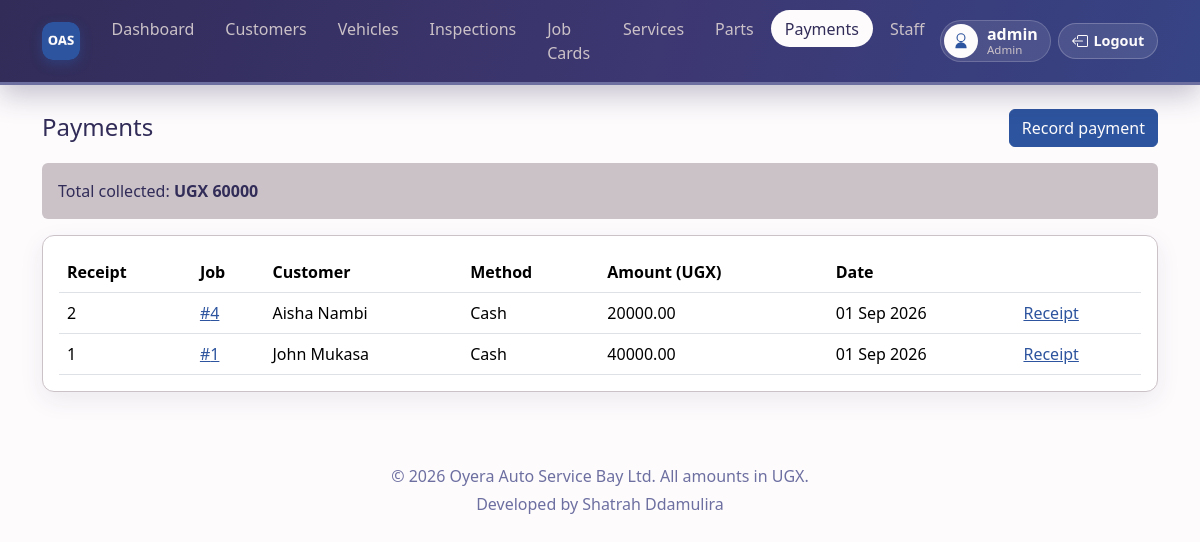
/payments/ (signed in), run on the app's committed database.
### payments/models.py (models this page shows, shortened)
class Payment(models.Model):
    payment_id = models.AutoField(primary_key=True)
    order = models.OneToOneField(Order, on_delete=models.RESTRICT)
    payment_status = models.CharField(
        max_length=20,
        choices=[('Paid', 'Paid'), ('Pending', 'Pending')],
        default='Paid',
    )
    payment_method = models.CharField(
        max_length=10,
        choices=[('Cash', 'Cash'), ('Card', 'Card')],
        default='Cash',
    )
    amount_paid = models.DecimalField(max_digits=20, decimal_places=2)
    paid_at = models.DateTimeField(auto_now_add=True)
    comment = models.TextField(blank=True, null=True)

### orders/models.py (models this page shows, shortened)
class Order(models.Model):
    STATUS_CHOICES = [
        ('Pending', 'Pending'),
        ('In Progress', 'In Progress'),
        ('Completed', 'Completed'),
    ]
    order_id = models.AutoField(primary_key=True)
    vehicle = models.ForeignKey(Vehicle, on_delete=models.CASCADE)
    role = models.ManyToManyField(Role, blank=True)
    technicians = models.ManyToManyField(Employee, blank=True)
    service = models.ManyToManyField('services.Service', blank=True)
    description = models.TextField(blank=True)
    status = models.CharField(max_length=20, choices=STATUS_CHOICES, default='Pending')
    created_at = models.DateTimeField(auto_now_add=True)

class Vehicle(models.Model):
    SIZE_CHOICES = [
        ('Heavy', 'Heavy'),
        ('Commercial', 'Commercial'),
        ('Small', 'Small'),
    ]
    vehicle_id = models.AutoField(primary_key=True)
    customer = models.ForeignKey(Customer, on_delete=models.CASCADE)
    size = models.CharField(max_length=20, choices=SIZE_CHOICES)
    car_model = models.CharField(max_length=50, blank=True)
    number_plate = models.CharField(max_length=20)

class Customer(models.Model):
    customer_id = models.AutoField(primary_key=True)
    customer_name = models.CharField(max_length=80)
    customer_email = models.EmailField(max_length=80, unique=True)
    phone_number = models.CharField(max_length=15)

### payments/views.py (the view)
# urls.py: path('', views.payment_list, name='payment_list'),
@role_required(ADMIN, SENIOR, TECHNICIAN)
def payment_list(request):
    payments = Payment.objects.select_related('order', 'order__vehicle', 'order__vehicle__customer').order_by('-paid_at')
    employee = getattr(request.user, 'employee', None)
    if user_role(request.user) == TECHNICIAN and employee:
        payments = payments.filter(order__technicians=employee)
    total = payments.aggregate(total=Sum('amount_paid'))['total'] or 0
    return render(request, 'payments.html', {'payments': payments, 'total': total})

### employees/access.py (called while the page is built)
def user_role(user):
    if not user.is_authenticated:
        return None
    if user.is_superuser:
        return ADMIN
    employee = getattr(user, 'employee', None)
    if employee:
        return employee.job_role
    return None

def role_required(*roles):
    def decorator(view_func):
        @login_required
        @wraps(view_func)
        def wrapped(request, *args, **kwargs):
            if user_role(request.user) not in roles:
                messages.error(request, 'You are not allowed to open that page.')
                return redirect('home')
            return view_func(request, *args, **kwargs)
        return wrapped
    return decorator

### payments/templates/payments.html (shortened to what this page needs)
{% extends "base.html" %}
{% block content %}
<div class="d-flex justify-content-between align-items-center mb-3">
    <h1 class="h4 mb-0">{% if is_technician %}Client receipts{% else %}Payments{% endif %}</h1>
    {% if can_manage_payments %}
    <a href="{% url 'payment_add' %}" class="btn btn-bay">Record payment</a>
    {% endif %}
</div>
<div class="alert alert-dark">Total collected: <strong>UGX {{ total }}</strong></div>
<div class="page-card p-3">
    <table class="table mb-0">
        <thead>
            <tr>
                <th>Receipt</th>
                <th>Job</th>
                <th>Customer</th>
                <th>Method</th>
                <th>Amount (UGX)</th>
                <th>Date</th>
                <th></th>
            </tr>
        </thead>
        <tbody>
            {% for payment in payments %}
            <tr data-href="{% url 'receipt_view' payment.payment_id %}">
                <td>{{ payment.payment_id }}</td>
                <td><a href="{% url 'order_detail' payment.order.order_id %}">#{{ payment.order.order_id }}</a></td>
                <td>{{ payment.order.vehicle.customer.customer_name }}</td>
                <td>{{ payment.payment_method }}</td>
                <td>{{ payment.amount_paid }}</td>
                <td>{{ payment.paid_at|date:"d M Y" }}</td>
                <td><a href="{% url 'receipt_view' payment.payment_id %}">Receipt</a></td>
            </tr>
            {% endfor %}
        </tbody>
    </table>
</div>
{% endblock %}

### oas/templates/base.html (shortened to what this page needs)
{% load static %}
<!DOCTYPE html>
<html lang="en">
<head>
    <link href="https://cdn.jsdelivr.net/npm/bootstrap@5.3.3/dist/css/bootstrap.min.css" rel="stylesheet">
</head>
<body class="{% block body_class %}{% endblock %}">
{% if user.is_authenticated %}
{% with url_name=request.resolver_match.url_name|default:'' %}
<nav class="navbar navbar-expand-lg navbar-dark sticky-top app-nav mb-4">
    <div class="container">
        <a class="navbar-brand d-flex align-items-center" href="{% url 'home' %}" title="OAS Bay">
            <img src="{% static 'employees/logo.png' %}" alt="OAS Bay" class="brand-mark" width="38" height="38">
        </a>
        <div class="d-flex align-items-center order-lg-3 ms-auto ms-lg-0">
            <div class="profile-chip" title="{{ profile_name }}">
                <span class="profile-icon" aria-hidden="true">
                    <svg xmlns="http://www.w3.org/2000/svg" width="18" height="18" fill="currentColor" viewBox="0 0 16 16">
                        <path d="M8 8a3 3 0 1 0 0-6 3 3 0 0 0 0 6m4-3a4 4 0 1 1-8 0 4 4 0 0 1 8 0M8 9a5 5 0 0 0-5 5 .5.5 0 0 0 .5.5h9a.5.5 0 0 0 .5-.5 5 5 0 0 0-5-5"/>
                    </svg>
                </span>
                <span class="d-none d-md-block">
                    <strong>{{ profile_name }}</strong>
                    <small>{{ role_label }}</small>
                </span>
            </div>
            <form method="post" action="{% url 'logout' %}" class="d-inline">
                <button type="submit" class="logout-btn" title="Logout">
                    <span class="d-none d-sm-inline">Logout</span>
                </button>
            </form>
        </div>
        <div class="collapse navbar-collapse order-lg-2" id="mainNav">
            <ul class="navbar-nav mx-lg-auto my-2 my-lg-0">
                <li class="nav-item"><a class="nav-link {% if url_name == 'home' %}active{% endif %}" href="{% url 'home' %}">Dashboard</a></li>
                {% if can_manage_customers %}
                <li class="nav-item"><a class="nav-link {% if url_name == 'customer_list' or url_name == 'customer_add' %}active{% endif %}" href="{% url 'customer_list' %}">Customers</a></li>
                <li class="nav-item"><a class="nav-link {% if url_name == 'vehicle_list' or url_name == 'vehicle_add' %}active{% endif %}" href="{% url 'vehicle_list' %}">Vehicles</a></li>
                {% endif %}
                {% if can_inspect %}
                <li class="nav-item"><a class="nav-link {% if url_name == 'inspection_list' or url_name == 'inspection_add' %}active{% endif %}" href="{% url 'inspection_list' %}">Inspections</a></li>
                {% endif %}
                {% if can_view_jobs %}
                <li class="nav-item"><a class="nav-link {% if url_name == 'order_list' or url_name == 'order_add' or url_name == 'order_detail' %}active{% endif %}" href="{% url 'order_list' %}">Job Cards</a></li>
                {% endif %}
                {% if can_view_services %}
                <li class="nav-item"><a class="nav-link {% if url_name == 'service_list' or url_name == 'service_add' or url_name == 'service_edit' %}active{% endif %}" href="{% url 'service_list' %}">Services</a></li>
                {% endif %}
                {% if can_view_parts %}
                <li class="nav-item"><a class="nav-link " href="{% url 'part_list' %}">{% if is_technician %}Issued parts{% else %}Parts{% endif %}</a></li>
                {% endif %}
                {% if can_manage_payments %}
                <li class="nav-item"><a class="nav-link {% if url_name == 'payment_list' or url_name == 'payment_add' or url_name == 'receipt_view' %}active{% endif %}" href="{% url 'payment_list' %}">Payments</a></li>
                {% elif can_view_receipts %}
                <li class="nav-item"><a class="nav-link {% if url_name == 'payment_list' or url_name == 'receipt_view' %}active{% endif %}" href="{% url 'payment_list' %}">Receipts</a></li>
                {% endif %}
                {% if can_manage_staff %}
                <li class="nav-item"><a class="nav-link " href="{% url 'employee_list' %}">Staff</a></li>
                {% endif %}
            </ul>
        </div>
    </div>
</nav>
{% endwith %}
{% else %}
<div class="py-4 auth-spacer"></div>
{% endif %}
<main class="container pb-5">
    {% block content %}{% endblock %}
</main>
<footer class="text-center py-4">
    <div>&copy; 2026 Oyera Auto Service Bay Ltd. All amounts in UGX.</div>
    <div class="mt-1">Developed by Shatrah Ddamulira</div>
</footer>
</body>
</html>

### oas/templates/base.html (style rules this page uses)
:root { --paper: #fdfbfc; --mist: #cbc2c8; --slate: #6d6fa1; --bay: #2d549e; --ink: #312c58; }
html { scroll-behavior: smooth; }
body { background: var(--paper); color: var(--ink); min-height: 100vh; }
a { color: var(--bay); }
.navbar.app-nav { background: linear-gradient(105deg, var(--ink) 0%, #3d3772 55%, var(--bay) 160%) !important; box-shadow: 0 10px 28px rgba(49,44,88,.28); padding-top: .65rem; padding-bottom: .65rem; border-bottom: 3px solid var(--slate); }
.navbar-brand { color: var(--paper) !important; font-weight: 700; letter-spacing: .02em; }
.brand-mark { width: 38px; height: 38px; border-radius: 11px; display: block; box-shadow: 0 4px 12px rgba(45,84,158,.45); }
.nav-link { color: var(--mist) !important; border-radius: 999px; padding: 0.4rem 0.85rem !important; margin: 0 0.12rem; font-weight: 500; transition: color .2s ease, background-color .2s ease; }
.nav-link.active { background: var(--paper); color: var(--ink) !important; }
.profile-chip { display: flex; align-items: center; gap: .55rem; background: rgba(253,251,252,.1); border: 1px solid rgba(253,251,252,.18); border-radius: 999px; padding: .2rem .75rem .2rem .2rem; color: var(--paper); max-width: 220px; }
.profile-chip strong, .profile-chip small { display: block; line-height: 1.15; }
.profile-chip strong { overflow: hidden; text-overflow: ellipsis; white-space: nowrap; }
.profile-chip small { color: var(--mist); font-size: .72rem; }
.profile-icon { width: 34px; height: 34px; border-radius: 50%; background: var(--paper); color: var(--bay); display: inline-flex; align-items: center; justify-content: center; font-weight: 700; flex-shrink: 0; }
.logout-btn { display: inline-flex; align-items: center; gap: .35rem; border: 1px solid rgba(253,251,252,.22); background: rgba(253,251,252,.1); color: var(--paper); border-radius: 999px; padding: .4rem .8rem; margin-left: .45rem; font-size: .9rem; font-weight: 600; cursor: pointer; }
.page-card { background: #fff; border: 1px solid var(--mist); border-radius: 12px; box-shadow: 0 8px 24px rgba(49,44,88,.08); transition: box-shadow .2s ease, transform .2s ease; }
.btn { transition: background-color .2s ease, color .2s ease, transform .15s ease, box-shadow .2s ease; }
.btn-bay { background: var(--bay); color: var(--paper); border-color: var(--bay); }
.alert-dark { background: var(--mist); color: var(--ink); border: 0; }
footer { color: var(--slate); }
.table thead { background: var(--ink); color: var(--paper); }
tr[data-href] { cursor: pointer; }
main.container { animation: pageIn .22s ease; }

### data on the page
Payment: payment_id "2", order.order_id "4", order.vehicle.customer.customer_name "Aisha Nambi", payment_method "Cash", amount_paid "20000.00", paid_at "01 Sep 2026"
Payment: payment_id "1", order.order_id "1", order.vehicle.customer.customer_name "John Mukasa", payment_method "Cash", amount_paid "40000.00", paid_at "01 Sep 2026"

### other printed values
{{ profile_name }} "admin"
{{ role_label }} "Admin"
{{ total }} "60000"
